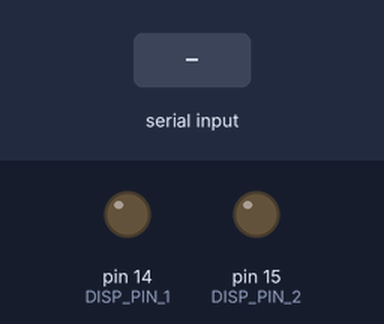
A sketch run on a simulated Arduino Uno, built with avr-gcc and run on an emulated ATmega328P. On the bench: output pins drawn as LEDs (lit = HIGH). Inputs (shaded band) come from the test bench.

Above: at 1.2 s.
1.3 s: byte 120 received over Serial
At 3.0 s:
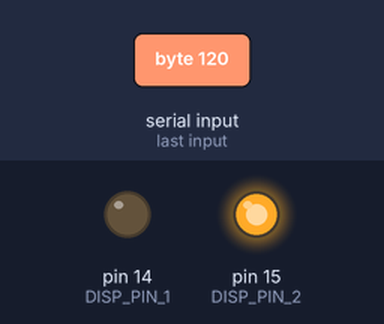
Timing chart, 0 to 4.5 s (numbered marks = the images above; inputs shaded):
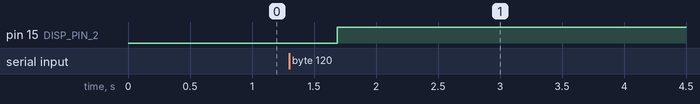

The sketch:

AnalogMeter.ino
```cpp
#define DEBUG 0

#define MAX_VALUE    180
// Max value to write to the analog display.
#define NEEDLE_SPD   3    // Speed for needle movement.  (0 - 10)

#define DISP_PIN_1  14    // 3v Circular Analog display
#define DISP_PIN_2  15    // 3v Circular Analog display
#define DISP_PIN_3  11    // Unused...
#define DISP_PIN_4  12    // Unused...

float MULT_64 = MAX_VALUE / 64.0;

int currentD1Value = 0;
int currentD2Value = 0;
/*
Protocol:
- 1 Byte in size.
- [00]   [00 0000]
   ID#   Data Bits

ID#
- Display ID#, 0-3
- Allows for 4 displays.
Data
- Value to set the display too, 0-63
- Gives us 64 positions on an analog display.
 */

void setup()  {
  Serial.begin(9600);

  // Setup display pins
  pinMode(DISP_PIN_1, OUTPUT);
  pinMode(DISP_PIN_2, OUTPUT);

  //Serial.print("MULT_64 = ");
  //Serial.println(MULT_64);
  analogWrite(DISP_PIN_1, currentD1Value);
  analogWrite(DISP_PIN_2, currentD2Value);
}

void loop() {
  while(!Serial.available()); // Wait until data is available.
  byte curCmd = 0;
  if( Serial.available() ) {
    curCmd = Serial.read();
    if(DEBUG) {
      Serial.write(curCmd);
      Serial.write(255);
    }
    int dispID = curCmd >> 6; // Grab upper 2 bits
    int dispValue = (curCmd & 63); // Grab lower 6 bits
    if(DEBUG) {
      Serial.write(dispID);
      Serial.write(255);
      Serial.write(dispValue);
    }
    gotoValue(dispValue, dispID); // Set the display to the value.
  }
}

void gotoValue(int target, int dispID) {
  target *= MULT_64;
  //Serial.print(" - gotoValue: target - ");
  //Serial.println(target);
  int currentValue = 0;

  int targetPin = DISP_PIN_3;
  switch(dispID) {
    case 0:
      targetPin = DISP_PIN_1;
			currentValue = currentD1Value;
      break;
    case 1:
      targetPin = DISP_PIN_2;
			currentValue = currentD2Value;
      break;
  }

  // Do a quick sanity check on the target value.
  if(target > MAX_VALUE)
    target = MAX_VALUE;
  if(target < 0)
    target = 0;

  // Establish if we are counting up or down.
  int dir = 1;
  if(currentValue > target)
    dir = -1;

  // Loop until we have hit the target value.
  int startValue = currentValue;
  for(int i = startValue; i != target; i = i + (dir * 1)) {
    currentValue = i;
    analogWrite(targetPin, i);
    delay(NEEDLE_SPD);
  }

  switch(dispID) {
    case 0:
			currentD1Value = currentValue;
      break;
    case 1:
			currentD2Value = currentValue;
      break;
  }
}
```

Measured:
- after the input at 1.3 s, pin 15 (DISP_PIN_2): LOW → HIGH after 0.39 s
